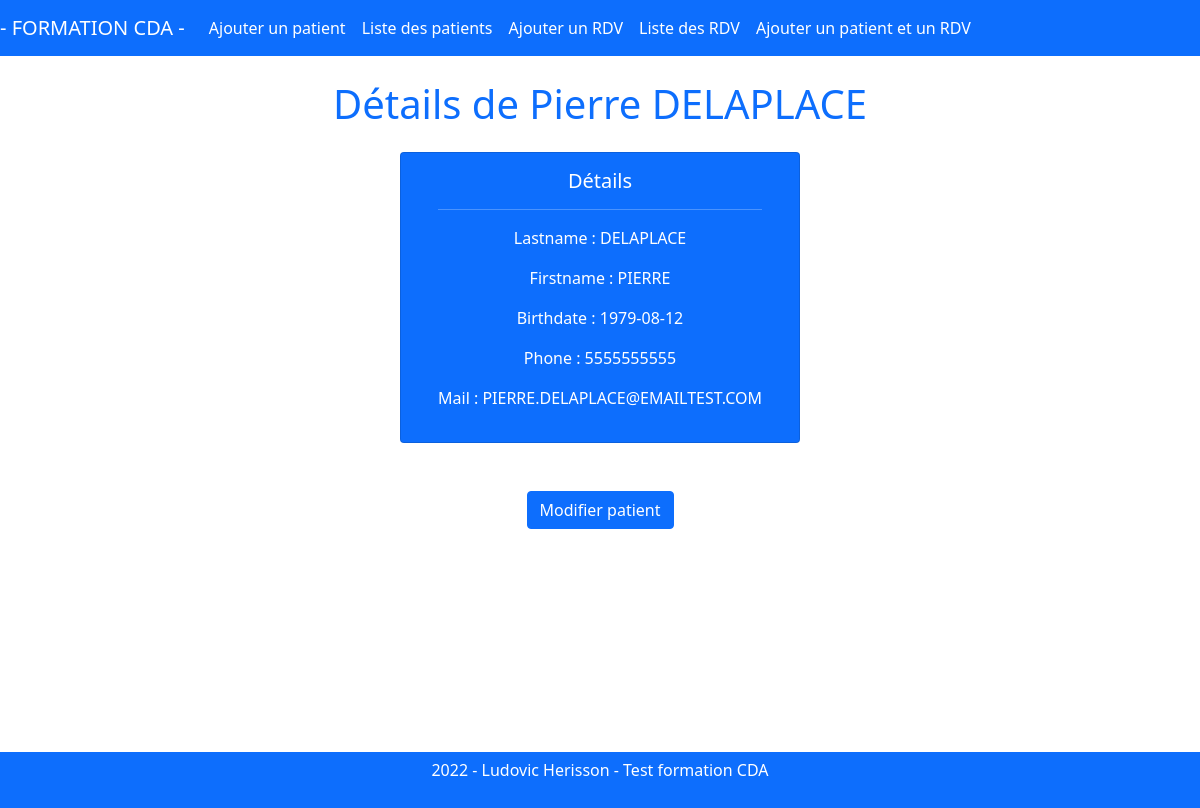
The page /?op=select&data=patient&id=9 on the database its author committed.
### tables this page shows
CREATE TABLE `patients` (
  `id` int(11) NOT NULL,
  `lastname` varchar(25) NOT NULL,
  `firstname` varchar(25) NOT NULL,
  `birthdate` date NOT NULL,
  `phone` varchar(25) DEFAULT NULL,
  `mail` varchar(100) NOT NULL
);

### controller/Controller.php (called while the page is built, shortened)
<?php
class Controller
{
    private $dbEntityRepo;
    public function __construct()
    {
        $this->dbEntityRepo=new \Model\EntityRepository;
    }
    public function render($layout,$template,$parameters=[])
    {
        extract($parameters);
        require "view/$template";
        return ob_end_flush();
    }
    public function select()
    {
        $id=isset($_GET['id']) ? $_GET['id'] : NULL;
        $data=isset($_GET['data']) ? $_GET['data'] : NULL;
        $dataPatient=($data=="patient") ? $dataPatient=$this->dbEntityRepo->selectRepo($id,$data) : NULL ;
        $dataPatient=(empty($dataPatient))? $this->dbEntityRepo->selectRepo($id,$data,false) : $dataPatient;
        $dataRdv=($data=="rdv") ? $dataRdv=$this->dbEntityRepo->selectRepo($id,$data) : NULL ;
        if($_GET['data']=='rdv')
        {
            $recupPatient=$this->dbEntityRepo->selectRepo($id, $_GET['data']);
            $nomPatient=ucfirst(strtolower($recupPatient[0]['firstname']));
            $nomPatient.=' '.$recupPatient[0]['lastname'];
            $title='Rendez-vous de '.$nomPatient;
        }
        elseif($_GET['data']=='patient')
        {
            $recupPatient=$this->dbEntityRepo->selectRepo($id, $_GET['data'], false);
            $nomPatient=ucfirst(strtolower($recupPatient[0]['firstname']));
            $nomPatient.=' '.$recupPatient[0]['lastname'];
            $title='Détails de '.$nomPatient;
        }
       $this->render('layout.php', 'template-select.php',[
           'title' => $title,
           'dataType'=>$data,
           'dataPatient'=>$dataPatient,
           'dataRdv'=>$dataRdv,
           'hidden'=>'hidden'
       ]);
    }
    public function handleRequest()
    {
        $op=isset($_GET['op']) ? $_GET['op'] : NULL;
        switch ($op)
        {
            case 'select':
                $this->select();
                break;
        }
    }
}

### index.php (called while the page is built, shortened)
<?php
$controller=new Controller\Controller;
$controller->handleRequest();
?>

### model/EntityRepository.php (called while the page is built, shortened)
<?php
class EntityRepository
{
    private $db;
    private $tablepatients;
    private $tableappointments;
    public function getDb()
    {
        if(!$this->db)
        {
            try
            {
                $xml=simplexml_load_file('app/config.xml');
                $this->tablepatients=$xml->table1;
                $this->tableappointments=$xml->table2;
                try
                {
                    $this->db= new \PDO("mysql:host=". $xml->host ."; dbname=" . $xml->db, $xml->user, $xml->password, [
                        \PDO::ATTR_ERRMODE => \PDO::ERRMODE_EXCEPTION
                    ]);
                }
                catch(\PDOException $e)
                {
                echo"Message : " . $e->getMessage();
                }
            }
            catch(\Exception $e)
            {
                echo"Message : ".$e->getMessage();
            }
        }
        return $this->db;
    }
    public function selectRepo (int $id, string $data, $verif=true)
    {
        switch ($data)
        {
            case 'patient':
                if($verif)
                {
                $q=$this->getDb()->prepare("SELECT patients.id, patients.lastname, patients.firstname, patients.birthdate, patients.phone, patients.mail, appointments.dateHour FROM " .$this->tablepatients." INNER JOIN ".$this->tableappointments." ON ".$this->tablepatients.".id = ".$this->tableappointments.".idPatients AND patients.id=".$id );
                $q->execute();
                $r=$q->fetchAll(\PDO::FETCH_ASSOC);
                }
                else
                {
                $q=$this->getDb()->prepare("SELECT * FROM ".$this->tablepatients." WHERE id= ".$id);
                $q->execute();
                $r=$q->fetchAll(\PDO::FETCH_ASSOC);
                }
                return $r;
            break;
        }
    }
}
?>

### view/template-select.php (the view, shortened to what this page needs)
<div class="row mx-auto">
    <div class="card col-4 mx-auto bg-primary text-white">
        <div class="card-body mx-auto">
            <h5 class="card-title text-center">Détails</h5><hr>
            <?php if($dataType=='patient'):?>
                <?php foreach($dataPatient[0] as $key=>$value):
                    if($key!='id' && $key!='dateHour'):?>
                        <p class="text-center"><?=ucfirst($key). " : ".ucfirst($value)?></p>
                    <?php endif;?>
                <?php endforeach;?>
            <?php endif;?>
        </div>
    </div>
</div>
<div class="text-center">
    <?php if($dataType=='patient'):?>
        <a href="?op=update&data=patient&id=<?=$dataPatient[0]['id']?>" class="btn btn-primary my-5">Modifier patient</a>
    <?php elseif ($dataType=='rdv'):?>
        <a href="?op=update&data=rdv&id=<?=$dataRdv[0]['id']?>" class="btn btn-primary my-5">Modifier rdv</a>
    <?php endif;?>
</div>

### css/app.css (style rules this page uses)
body { min-height: 100vh !important; max-height: 100vh !important; overflow-y: scroll; }

### rows shown on the page
patients: lastname "DELAPLACE", firstname "PIERRE", birthdate "1979-08-12", phone "5555555555", mail "PIERRE.DELAPLACE@EMAILTEST.COM"

### other values the page prints
$title "Détails de Pierre DELAPLACE"
$key "Lastname"
$key "Firstname"
$key "Birthdate"
$key "Phone"
$key "Mail"
